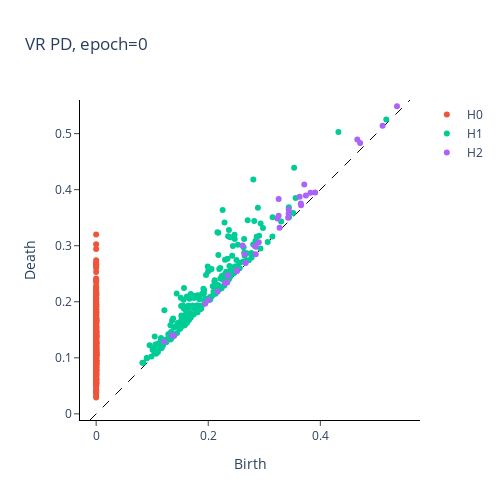

Notebook cell for this chart:
### Code cell
fig_epoch_0 = plot_diagram(
    vr_diagrams[1],
    homology_dimensions=(0, 1, 2),
    plotly_params={"title": "VR PD, epoch=0"},
)
fig_epoch_0.update_layout(title="VR PD, epoch=0")
